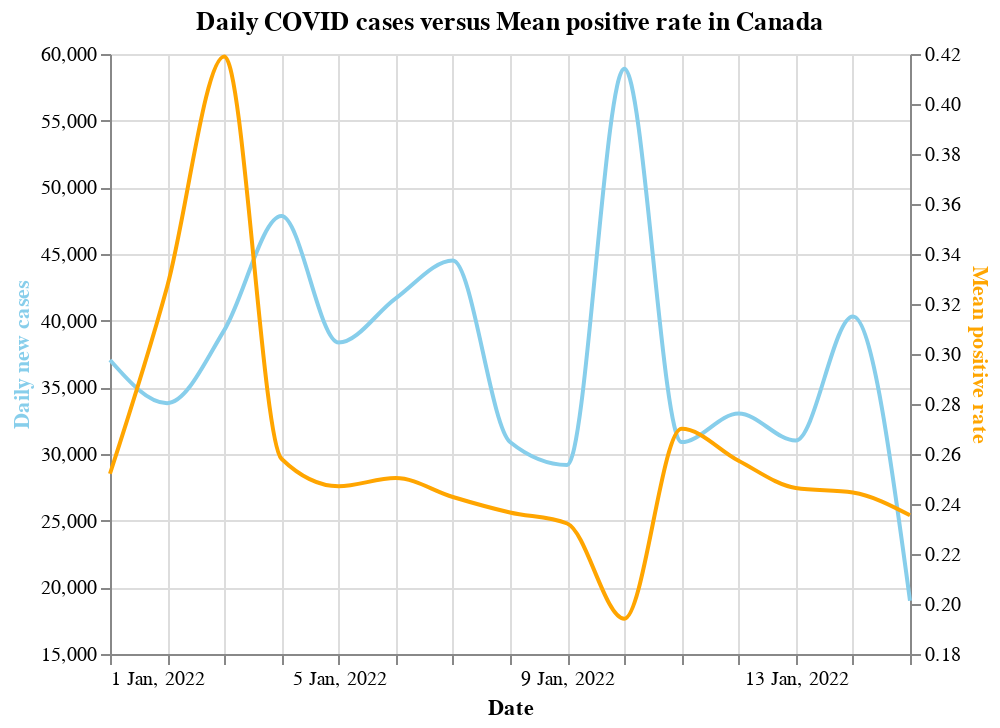

Write notebook code for a chart like this one.
### Markdown cell above
Now we illustrate the trend of new cases for a specific location with another suitable metric using `plot_metric()` function.

### Code cell
plot_metric(location = "Canada", metric="positive_rate", date_from="2022-01-01", date_to="2022-01-15")

### Figure 1 — Vega-Lite specification as saved in the notebook (floating-point values rounded to 4 significant figures)
{"config": {"view": {"continuousWidth": 400, "continuousHeight": 300}}, "layer": [{"mark": {"type": "line", "color": "skyblue", "interpolate": "monotone"}, "encoding": {"x": {"axis": {"format": "%e %b, %Y"}, "field": "date", "timeUnit": "yearmonthdate", "title": "Date", "type": "temporal"}, "y": {"aggregate": "sum", "axis": {"title": "Daily new cases", "titleColor": "skyblue"}, "field": "new_cases", "scale": {"zero": false}, "type": "quantitative"}}}, {"mark": {"type": "line", "color": "orange", "interpolate": "monotone"}, "encoding": {"x": {"axis": {"format": "%e %b, %Y"}, "field": "date", "timeUnit": "yearmonthdate", "title": "Date", "type": "temporal"}, "y": {"aggregate": "mean", "axis": {"title": "Mean positive rate", "titleColor": "orange"}, "field": "positive_rate", "scale": {"zero": false}, "type": "quantitative"}}}], "data": {"name": "data-9360b30a076f529805b644f244a5b6f2"}, "resolve": {"scale": {"y": "independent"}}, "title": "Daily COVID cases versus Mean positive rate in Canada", "$schema": "https://vega.github.io/schema/vega-lite/v4.17.0.json", "datasets": {"data-9360b30a076f529805b644f244a5b6f2": [{"iso_code": "CAN", "continent": "North America", "location": "Canada", "date": "2022-01-01T00:00:00", "total_cases": 2220000.0, "new_cases": 37050.0, "new_cases_smoothed": 32870.0, "total_deaths": 30340.0, "new_deaths": 21.0, "new_deaths_smoothed": 26.71, "total_cases_per_million": 58310.0, "new_cases_per_million": 973.3, "new_cases_smoothed_per_million": 863.4, "total_deaths_per_million": 797.0, "new_deaths_per_million": 0.552, "new_deaths_smoothed_per_million": 0.702, "reproduction_rate": 1.57, "icu_patients": 555.0, "icu_patients_per_million": 14.58, "hosp_patients": 3416.0, "hosp_patients_per_million": 89.73, "weekly_icu_admissions": null, "weekly_icu_admissions_per_million": null, "weekly_hosp_admissions": null, "weekly_hosp_admissions_per_million": null, "new_tests": 96060.0, "total_tests": 52760000.0, "total_tests_per_thousand": 1386.0, "new_tests_per_thousand": 2.523, "new_tests_smoothed": 130300.0, "new_tests_smoothed_per_thousand": 3.424, "positive_rate": 0.2521, "tests_per_case": 4.0, "tests_units": "tests performed", "total_vaccinations": 68860000.0, "people_vaccinated": 31750000.0, "people_fully_vaccinated": 29420000.0, "total_boosters": 7688000.0, "new_vaccinations": 102400.0, "new_vaccinations_smoothed": 237800.0, "total_vaccinations_per_hundred": 180.9, "people_vaccinated_per_hundred": 83.41, "people_fully_vaccinated_per_hundred": 77.28, "total_boosters_per_hundred": 20.2, "new_vaccinations_smoothed_per_million": 6247.0, "new_people_vaccinated_smoothed": 15260.0, "new_people_vaccinated_smoothed_per_hundred": 0.04, "stringency_index": 71.76, "population": 38070000.0, "population_density": 4.037, "median_age": 41.4, "aged_65_older": 16.98, "aged_70_older": 10.8, "gdp_per_capita": 44020.0, "extreme_poverty": 0.5, "cardiovasc_death_rate": 105.6, "diabetes_prevalence": 7.37, "female_smokers": 12.0, "male_smokers": 16.6, "handwashing_facilities": null, "hospital_beds_per_thousand": 2.5, "life_expectancy": 82.43, "human_development_index": 0.929, "excess_mortality_cumulative_absolute": null, "excess_mortality_cumulative": null, "excess_mortality": null, "excess_mortality_cumulative_per_million": null}, {"iso_code": "CAN", "continent": "North America", "location": "Canada", "date": "2022-01-02T00:00:00", "total_cases": 2254000.0, "new_cases": 33820.0, "new_cases_smoothed": 35080.0, "total_deaths": 30370.0, "new_deaths": 30.0, "new_deaths_smoothed": 29.57, "total_cases_per_million": 59200.0, "new_cases_per_million": 888.3, "new_cases_smoothed_per_million": 921.6, "total_deaths_per_million": 797.8, "new_deaths_per_million": 0.788, "new_deaths_smoothed_per_million": 0.777, "reproduction_rate": 1.52, "icu_patients": 574.0, "icu_patients_per_million": 15.08, "hosp_patients": 3289.0, "hosp_patients_per_million": 86.4, "weekly_icu_admissions": null, "weekly_icu_admissions_per_million": null, "weekly_hosp_admissions": null, "weekly_hosp_admissions_per_million": null, "new_tests": 15660.0, "total_tests": 52770000.0, "total_tests_per_thousand": 1386.0, "new_tests_per_thousand": 0.411, "new_tests_smoothed": 107300.0, "new_tests_smoothed_per_thousand": 2.819, "positive_rate": 0.3269, "tests_per_case": 3.1, "tests_units": "tests performed", "total_vaccinations": 68880000.0, "people_vaccinated": 31750000.0, "people_fully_vaccinated": 29420000.0, "total_boosters": 7707000.0, "new_vaccinations": 22050.0, "new_vaccinations_smoothed": 239000.0, "total_vaccinations_per_hundred": 180.9, "people_vaccinated_per_hundred": 83.41, "people_fully_vaccinated_per_hundred": 77.28, "total_boosters_per_hundred": 20.25, "new_vaccinations_smoothed_per_million": 6277.0, "new_people_vaccinated_smoothed": 15380.0, "new_people_vaccinated_smoothed_per_hundred": 0.04, "stringency_index": 71.76, "population": 38070000.0, "population_density": 4.037, "median_age": 41.4, "aged_65_older": 16.98, "aged_70_older": 10.8, "gdp_per_capita": 44020.0, "extreme_poverty": 0.5, "cardiovasc_death_rate": 105.6, "diabetes_prevalence": 7.37, "female_smokers": 12.0, "male_smokers": 16.6, "handwashing_facilities": null, "hospital_beds_per_thousand": 2.5, "life_expectancy": 82.43, "human_development_index": 0.929, "excess_mortality_cumulative_absolute": null, "excess_mortality_cumulative": null, "excess_mortality": null, "excess_mortality_cumulative_per_million": null}, {"iso_code": "CAN", "continent": "North America", "location": "Canada", "date": "2022-01-03T00:00:00", "total_cases": 2293000.0, "new_cases": 39290.0, "new_cases_smoothed": 37700.0, "total_deaths": 30400.0, "new_deaths": 30.0, "new_deaths_smoothed": 30.0, "total_cases_per_million": 60230.0, "new_cases_per_million": 1032.0, "new_cases_smoothed_per_million": 990.2, "total_deaths_per_million": 798.6, "new_deaths_per_million": 0.788, "new_deaths_smoothed_per_million": 0.788, "reproduction_rate": 1.47, "icu_patients": 615.0, "icu_patients_per_million": 16.16, "hosp_patients": 3614.0, "hosp_patients_per_million": 94.94, "weekly_icu_admissions": null, "weekly_icu_admissions_per_million": null, "weekly_hosp_admissions": null, "weekly_hosp_admissions_per_million": null, "new_tests": 14510.0, "total_tests": 52790000.0, "total_tests_per_thousand": 1387.0, "new_tests_per_thousand": 0.381, "new_tests_smoothed": 89960.0, "new_tests_smoothed_per_thousand": 2.363, "positive_rate": 0.419, "tests_per_case": 2.4, "tests_units": "tests performed", "total_vaccinations": 68980000.0, "people_vaccinated": 31760000.0, "people_fully_vaccinated": 29430000.0, "total_boosters": 7792000.0, "new_vaccinations": 97900.0, "new_vaccinations_smoothed": 241200.0, "total_vaccinations_per_hundred": 181.2, "people_vaccinated_per_hundred": 83.43, "people_fully_vaccinated_per_hundred": 77.3, "total_boosters_per_hundred": 20.47, "new_vaccinations_smoothed_per_million": 6337.0, "new_people_vaccinated_smoothed": 15900.0, "new_people_vaccinated_smoothed_per_hundred": 0.042, "stringency_index": 75.46, "population": 38070000.0, "population_density": 4.037, "median_age": 41.4, "aged_65_older": 16.98, "aged_70_older": 10.8, "gdp_per_capita": 44020.0, "extreme_poverty": 0.5, "cardiovasc_death_rate": 105.6, "diabetes_prevalence": 7.37, "female_smokers": 12.0, "male_smokers": 16.6, "handwashing_facilities": null, "hospital_beds_per_thousand": 2.5, "life_expectancy": 82.43, "human_development_index": 0.929, "excess_mortality_cumulative_absolute": null, "excess_mortality_cumulative": null, "excess_mortality": null, "excess_mortality_cumulative_per_million": null}, {"iso_code": "CAN", "continent": "North America", "location": "Canada", "date": "2022-01-04T00:00:00", "total_cases": 2341000.0, "new_cases": 47840.0, "new_cases_smoothed": 41020.0, "total_deaths": 30440.0, "new_deaths": 36.0, "new_deaths_smoothed": 31.0, "total_cases_per_million": 61490.0, "new_cases_per_million": 1257.0, "new_cases_smoothed_per_million": 1078.0, "total_deaths_per_million": 799.5, "new_deaths_per_million": 0.946, "new_deaths_smoothed_per_million": 0.814, "reproduction_rate": 1.44, "icu_patients": 662.0, "icu_patients_per_million": 17.39, "hosp_patients": 4059.0, "hosp_patients_per_million": 106.6, "weekly_icu_admissions": null, "weekly_icu_admissions_per_million": null, "weekly_hosp_admissions": null, "weekly_hosp_admissions_per_million": null, "new_tests": 601300.0, "total_tests": 53390000.0, "total_tests_per_thousand": 1402.0, "new_tests_per_thousand": 15.79, "new_tests_smoothed": 158900.0, "new_tests_smoothed_per_thousand": 4.175, "positive_rate": 0.2581, "tests_per_case": 3.9, "tests_units": "tests performed", "total_vaccinations": 69560000.0, "people_vaccinated": 31800000.0, "people_fully_vaccinated": 29450000.0, "total_boosters": 8315000.0, "new_vaccinations": 583800.0, "new_vaccinations_smoothed": 284700.0, "total_vaccinations_per_hundred": 182.7, "people_vaccinated_per_hundred": 83.53, "people_fully_vaccinated_per_hundred": 77.36, "total_boosters_per_hundred": 21.84, "new_vaccinations_smoothed_per_million": 7480.0, "new_people_vaccinated_smoothed": 19320.0, "new_people_vaccinated_smoothed_per_hundred": 0.051, "stringency_index": 75.46, "population": 38070000.0, "population_density": 4.037, "median_age": 41.4, "aged_65_older": 16.98, "aged_70_older": 10.8, "gdp_per_capita": 44020.0, "extreme_poverty": 0.5, "cardiovasc_death_rate": 105.6, "diabetes_prevalence": 7.37, "female_smokers": 12.0, "male_smokers": 16.6, "handwashing_facilities": null, "hospital_beds_per_thousand": 2.5, "life_expectancy": 82.43, "human_development_index": 0.929, "excess_mortality_cumulative_absolute": null, "excess_mortality_cumulative": null, "excess_mortality": null, "excess_mortality_cumulative_per_million": null}, {"iso_code": "CAN", "continent": "North America", "location": "Canada", "date": "2022-01-05T00:00:00", "total_cases": 2379000.0, "new_cases": 38350.0, "new_cases_smoothed": 39520.0, "total_deaths": 30520.0, "new_deaths": 89.0, "new_deaths_smoothed": 38.71, "total_cases_per_million": 62500.0, "new_cases_per_million": 1008.0, "new_cases_smoothed_per_million": 1038.0, "total_deaths_per_million": 801.9, "new_deaths_per_million": 2.338, "new_deaths_smoothed_per_million": 1.017, "reproduction_rate": 1.36, "icu_patients": 701.0, "icu_patients_per_million": 18.41, "hosp_patients": 5083.0, "hosp_patients_per_million": 133.5, "weekly_icu_admissions": null, "weekly_icu_admissions_per_million": null, "weekly_hosp_admissions": null, "weekly_hosp_admissions_per_million": null, "new_tests": 137800.0, "total_tests": 53530000.0, "total_tests_per_thousand": 1406.0, "new_tests_per_thousand": 3.619, "new_tests_smoothed": 159900.0, "new_tests_smoothed_per_thousand": 4.201, "positive_rate": 0.2471, "tests_per_case": 4.0, "tests_units": "tests performed", "total_vaccinations": 69950000.0, "people_vaccinated": 31820000.0, "people_fully_vaccinated": 29470000.0, "total_boosters": 8666000.0, "new_vaccinations": 389800.0, "new_vaccinations_smoothed": 266700.0, "total_vaccinations_per_hundred": 183.8, "people_vaccinated_per_hundred": 83.59, "people_fully_vaccinated_per_hundred": 77.41, "total_boosters_per_hundred": 22.76, "new_vaccinations_smoothed_per_million": 7007.0, "new_people_vaccinated_smoothed": 16750.0, "new_people_vaccinated_smoothed_per_hundred": 0.044, "stringency_index": 75.46, "population": 38070000.0, "population_density": 4.037, "median_age": 41.4, "aged_65_older": 16.98, "aged_70_older": 10.8, "gdp_per_capita": 44020.0, "extreme_poverty": 0.5, "cardiovasc_death_rate": 105.6, "diabetes_prevalence": 7.37, "female_smokers": 12.0, "male_smokers": 16.6, "handwashing_facilities": null, "hospital_beds_per_thousand": 2.5, "life_expectancy": 82.43, "human_development_index": 0.929, "excess_mortality_cumulative_absolute": null, "excess_mortality_cumulative": null, "excess_mortality": null, "excess_mortality_cumulative_per_million": null}, {"iso_code": "CAN", "continent": "North America", "location": "Canada", "date": "2022-01-06T00:00:00", "total_cases": 2421000.0, "new_cases": 41670.0, "new_cases_smoothed": 39810.0, "total_deaths": 30580.0, "new_deaths": 60.0, "new_deaths_smoothed": 43.43, "total_cases_per_million": 63590.0, "new_cases_per_million": 1095.0, "new_cases_smoothed_per_million": 1046.0, "total_deaths_per_million": 803.4, "new_deaths_per_million": 1.576, "new_deaths_smoothed_per_million": 1.141, "reproduction_rate": 1.31, "icu_patients": 753.0, "icu_patients_per_million": 19.78, "hosp_patients": 5532.0, "hosp_patients_per_million": 145.3, "weekly_icu_admissions": null, "weekly_icu_admissions_per_million": null, "weekly_hosp_admissions": null, "weekly_hosp_admissions_per_million": null, "new_tests": 145800.0, "total_tests": 53670000.0, "total_tests_per_thousand": 1410.0, "new_tests_per_thousand": 3.83, "new_tests_smoothed": 158900.0, "new_tests_smoothed_per_thousand": 4.175, "positive_rate": 0.2504, "tests_per_case": 4.0, "tests_units": "tests performed", "total_vaccinations": 70370000.0, "people_vaccinated": 31840000.0, "people_fully_vaccinated": 29490000.0, "total_boosters": 9042000.0, "new_vaccinations": 418400.0, "new_vaccinations_smoothed": 277600.0, "total_vaccinations_per_hundred": 184.9, "people_vaccinated_per_hundred": 83.64, "people_fully_vaccinated_per_hundred": 77.47, "total_boosters_per_hundred": 23.75, "new_vaccinations_smoothed_per_million": 7292.0, "new_people_vaccinated_smoothed": 16440.0, "new_people_vaccinated_smoothed_per_hundred": 0.043, "stringency_index": 75.46, "population": 38070000.0, "population_density": 4.037, "median_age": 41.4, "aged_65_older": 16.98, "aged_70_older": 10.8, "gdp_per_capita": 44020.0, "extreme_poverty": 0.5, "cardiovasc_death_rate": 105.6, "diabetes_prevalence": 7.37, "female_smokers": 12.0, "male_smokers": 16.6, "handwashing_facilities": null, "hospital_beds_per_thousand": 2.5, "life_expectancy": 82.43, "human_development_index": 0.929, "excess_mortality_cumulative_absolute": null, "excess_mortality_cumulative": null, "excess_mortality": null, "excess_mortality_cumulative_per_million": null}, {"iso_code": "CAN", "continent": "North America", "location": "Canada", "date": "2022-01-07T00:00:00", "total_cases": 2465000.0, "new_cases": 44510.0, "new_cases_smoothed": 40360.0, "total_deaths": 30670.0, "new_deaths": 83.0, "new_deaths_smoothed": 49.86, "total_cases_per_million": 64760.0, "new_cases_per_million": 1169.0, "new_cases_smoothed_per_million": 1060.0, "total_deaths_per_million": 805.6, "new_deaths_per_million": 2.18, "new_deaths_smoothed_per_million": 1.31, "reproduction_rate": 1.25, "icu_patients": 793.0, "icu_patients_per_million": 20.83, "hosp_patients": 5981.0, "hosp_patients_per_million": 157.1, "weekly_icu_admissions": null, "weekly_icu_admissions_per_million": null, "weekly_hosp_admissions": null, "weekly_hosp_admissions_per_million": null, "new_tests": 152700.0, "total_tests": 53830000.0, "total_tests_per_thousand": 1414.0, "new_tests_per_thousand": 4.011, "new_tests_smoothed": 166300.0, "new_tests_smoothed_per_thousand": 4.367, "positive_rate": 0.2428, "tests_per_case": 4.1, "tests_units": "tests performed", "total_vaccinations": 70800000.0, "people_vaccinated": 31870000.0, "people_fully_vaccinated": 29500000.0, "total_boosters": 9425000.0, "new_vaccinations": 427700.0, "new_vaccinations_smoothed": 291700.0, "total_vaccinations_per_hundred": 186.0, "people_vaccinated_per_hundred": 83.72, "people_fully_vaccinated_per_hundred": 77.5, "total_boosters_per_hundred": 24.76, "new_vaccinations_smoothed_per_million": 7663.0, "new_people_vaccinated_smoothed": 17760.0, "new_people_vaccinated_smoothed_per_hundred": 0.047, "stringency_index": 75.46, "population": 38070000.0, "population_density": 4.037, "median_age": 41.4, "aged_65_older": 16.98, "aged_70_older": 10.8, "gdp_per_capita": 44020.0, "extreme_poverty": 0.5, "cardiovasc_death_rate": 105.6, "diabetes_prevalence": 7.37, "female_smokers": 12.0, "male_smokers": 16.6, "handwashing_facilities": null, "hospital_beds_per_thousand": 2.5, "life_expectancy": 82.43, "human_development_index": 0.929, "excess_mortality_cumulative_absolute": null, "excess_mortality_cumulative": null, "excess_mortality": null, "excess_mortality_cumulative_per_million": null}, {"iso_code": "CAN", "continent": "North America", "location": "Canada", "date": "2022-01-08T00:00:00", "total_cases": 2496000.0, "new_cases": 30900.0, "new_cases_smoothed": 39480.0, "total_deaths": 30700.0, "new_deaths": 31.0, "new_deaths_smoothed": 51.29, "total_cases_per_million": 65570.0, "new_cases_per_million": 811.8, "new_cases_smoothed_per_million": 1037.0, "total_deaths_per_million": 806.4, "new_deaths_per_million": 0.814, "new_deaths_smoothed_per_million": 1.347, "reproduction_rate": 1.2, "icu_patients": 858.0, "icu_patients_per_million": 22.54, "hosp_patients": 6286.0, "hosp_patients_per_million": 165.1, "weekly_icu_admissions": null, "weekly_icu_admissions_per_million": null, "weekly_hosp_admissions": null, "weekly_hosp_admissions_per_million": null, "new_tests": 100600.0, "total_tests": 53930000.0, "total_tests_per_thousand": 1417.0, "new_tests_per_thousand": 2.643, "new_tests_smoothed": 166900.0, "new_tests_smoothed_per_thousand": 4.384, "positive_rate": 0.2366, "tests_per_case": 4.2, "tests_units": "tests performed", "total_vaccinations": 71100000.0, "people_vaccinated": 31890000.0, "people_fully_vaccinated": 29520000.0, "total_boosters": 9695000.0, "new_vaccinations": 300500.0, "new_vaccinations_smoothed": 320000.0, "total_vaccinations_per_hundred": 186.8, "people_vaccinated_per_hundred": 83.76, "people_fully_vaccinated_per_hundred": 77.54, "total_boosters_per_hundred": 25.47, "new_vaccinations_smoothed_per_million": 8406.0, "new_people_vaccinated_smoothed": 19240.0, "new_people_vaccinated_smoothed_per_hundred": 0.051, "stringency_index": 75.46, "population": 38070000.0, "population_density": 4.037, "median_age": 41.4, "aged_65_older": 16.98, "aged_70_older": 10.8, "gdp_per_capita": 44020.0, "extreme_poverty": 0.5, "cardiovasc_death_rate": 105.6, "diabetes_prevalence": 7.37, "female_smokers": 12.0, "male_smokers": 16.6, "handwashing_facilities": null, "hospital_beds_per_thousand": 2.5, "life_expectancy": 82.43, "human_development_index": 0.929, "excess_mortality_cumulative_absolute": null, "excess_mortality_cumulative": null, "excess_mortality": null, "excess_mortality_cumulative_per_million": null}, {"iso_code": "CAN", "continent": "North America", "location": "Canada", "date": "2022-01-09T00:00:00", "total_cases": 2525000.0, "new_cases": 29180.0, "new_cases_smoothed": 38820.0, "total_deaths": 30760.0, "new_deaths": 66.0, "new_deaths_smoothed": 56.43, "total_cases_per_million": 66340.0, "new_cases_per_million": 766.6, "new_cases_smoothed_per_million": 1020.0, "total_deaths_per_million": 808.2, "new_deaths_per_million": 1.734, "new_deaths_smoothed_per_million": 1.482, "reproduction_rate": 1.15, "icu_patients": 896.0, "icu_patients_per_million": 23.54, "hosp_patients": 6255.0, "hosp_patients_per_million": 164.3, "weekly_icu_admissions": null, "weekly_icu_admissions_per_million": null, "weekly_hosp_admissions": null, "weekly_hosp_admissions_per_million": null, "new_tests": 17880.0, "total_tests": 53940000.0, "total_tests_per_thousand": 1417.0, "new_tests_per_thousand": 0.47, "new_tests_smoothed": 167200.0, "new_tests_smoothed_per_thousand": 4.393, "positive_rate": 0.2322, "tests_per_case": 4.3, "tests_units": "tests performed", "total_vaccinations": 71320000.0, "people_vaccinated": 31900000.0, "people_fully_vaccinated": 29530000.0, "total_boosters": 9884000.0, "new_vaccinations": 216500.0, "new_vaccinations_smoothed": 347800.0, "total_vaccinations_per_hundred": 187.3, "people_vaccinated_per_hundred": 83.81, "people_fully_vaccinated_per_hundred": 77.57, "total_boosters_per_hundred": 25.96, "new_vaccinations_smoothed_per_million": 9136.0, "new_people_vaccinated_smoothed": 21460.0, "new_people_vaccinated_smoothed_per_hundred": 0.056, "stringency_index": 75.46, "population": 38070000.0, "population_density": 4.037, "median_age": 41.4, "aged_65_older": 16.98, "aged_70_older": 10.8, "gdp_per_capita": 44020.0, "extreme_poverty": 0.5, "cardiovasc_death_rate": 105.6, "diabetes_prevalence": 7.37, "female_smokers": 12.0, "male_smokers": 16.6, "handwashing_facilities": null, "hospital_beds_per_thousand": 2.5, "life_expectancy": 82.43, "human_development_index": 0.929, "excess_mortality_cumulative_absolute": null, "excess_mortality_cumulative": null, "excess_mortality": null, "excess_mortality_cumulative_per_million": null}, {"iso_code": "CAN", "continent": "North America", "location": "Canada", "date": "2022-01-10T00:00:00", "total_cases": 2584000.0, "new_cases": 58890.0, "new_cases_smoothed": 41620.0, "total_deaths": 30860.0, "new_deaths": 96.0, "new_deaths_smoothed": 65.86, "total_cases_per_million": 67890.0, "new_cases_per_million": 1547.0, "new_cases_smoothed_per_million": 1093.0, "total_deaths_per_million": 810.7, "new_deaths_per_million": 2.522, "new_deaths_smoothed_per_million": 1.73, "reproduction_rate": 1.1, "icu_patients": 917.0, "icu_patients_per_million": 24.09, "hosp_patients": 6733.0, "hosp_patients_per_million": 176.9, "weekly_icu_admissions": null, "weekly_icu_admissions_per_million": null, "weekly_hosp_admissions": null, "weekly_hosp_admissions_per_million": null, "new_tests": 345300.0, "total_tests": 54290000.0, "total_tests_per_thousand": 1426.0, "new_tests_per_thousand": 9.07, "new_tests_smoothed": 214500.0, "new_tests_smoothed_per_thousand": 5.634, "positive_rate": 0.1941, "tests_per_case": 5.2, "tests_units": "tests performed", "total_vaccinations": 71720000.0, "people_vaccinated": 31930000.0, "people_fully_vaccinated": 29550000.0, "total_boosters": 10230000.0, "new_vaccinations": 400900.0, "new_vaccinations_smoothed": 391100.0, "total_vaccinations_per_hundred": 188.4, "people_vaccinated_per_hundred": 83.88, "people_fully_vaccinated_per_hundred": 77.63, "total_boosters_per_hundred": 26.88, "new_vaccinations_smoothed_per_million": 10270.0, "new_people_vaccinated_smoothed": 24490.0, "new_people_vaccinated_smoothed_per_hundred": 0.064, "stringency_index": 75.46, "population": 38070000.0, "population_density": 4.037, "median_age": 41.4, "aged_65_older": 16.98, "aged_70_older": 10.8, "gdp_per_capita": 44020.0, "extreme_poverty": 0.5, "cardiovasc_death_rate": 105.6, "diabetes_prevalence": 7.37, "female_smokers": 12.0, "male_smokers": 16.6, "handwashing_facilities": null, "hospital_beds_per_thousand": 2.5, "life_expectancy": 82.43, "human_development_index": 0.929, "excess_mortality_cumulative_absolute": null, "excess_mortality_cumulative": null, "excess_mortality": null, "excess_mortality_cumulative_per_million": null}, {"iso_code": "CAN", "continent": "North America", "location": "Canada", "date": "2022-01-11T00:00:00", "total_cases": 2615000.0, "new_cases": 30890.0, "new_cases_smoothed": 39200.0, "total_deaths": 30960.0, "new_deaths": 96.0, "new_deaths_smoothed": 74.43, "total_cases_per_million": 68700.0, "new_cases_per_million": 811.5, "new_cases_smoothed_per_million": 1030.0, "total_deaths_per_million": 813.2, "new_deaths_per_million": 2.522, "new_deaths_smoothed_per_million": 1.955, "reproduction_rate": 1.04, "icu_patients": 980.0, "icu_patients_per_million": 25.74, "hosp_patients": 7829.0, "hosp_patients_per_million": 205.7, "weekly_icu_admissions": null, "weekly_icu_admissions_per_million": null, "weekly_hosp_admissions": null, "weekly_hosp_admissions_per_million": null, "new_tests": 115900.0, "total_tests": 54410000.0, "total_tests_per_thousand": 1429.0, "new_tests_per_thousand": 3.044, "new_tests_smoothed": 145100.0, "new_tests_smoothed_per_thousand": 3.812, "positive_rate": 0.2701, "tests_per_case": 3.7, "tests_units": "tests performed", "total_vaccinations": 72140000.0, "people_vaccinated": 31950000.0, "people_fully_vaccinated": 29570000.0, "total_boosters": 10610000.0, "new_vaccinations": 420300.0, "new_vaccinations_smoothed": 367700.0, "total_vaccinations_per_hundred": 189.5, "people_vaccinated_per_hundred": 83.94, "people_fully_vaccinated_per_hundred": 77.68, "total_boosters_per_hundred": 27.88, "new_vaccinations_smoothed_per_million": 9660.0, "new_people_vaccinated_smoothed": 22350.0, "new_people_vaccinated_smoothed_per_hundred": 0.059, "stringency_index": 75.46, "population": 38070000.0, "population_density": 4.037, "median_age": 41.4, "aged_65_older": 16.98, "aged_70_older": 10.8, "gdp_per_capita": 44020.0, "extreme_poverty": 0.5, "cardiovasc_death_rate": 105.6, "diabetes_prevalence": 7.37, "female_smokers": 12.0, "male_smokers": 16.6, "handwashing_facilities": null, "hospital_beds_per_thousand": 2.5, "life_expectancy": 82.43, "human_development_index": 0.929, "excess_mortality_cumulative_absolute": null, "excess_mortality_cumulative": null, "excess_mortality": null, "excess_mortality_cumulative_per_million": null}, {"iso_code": "CAN", "continent": "North America", "location": "Canada", "date": "2022-01-12T00:00:00", "total_cases": 2648000.0, "new_cases": 33040.0, "new_cases_smoothed": 38440.0, "total_deaths": 31080.0, "new_deaths": 124.0, "new_deaths_smoothed": 79.43, "total_cases_per_million": 69570.0, "new_cases_per_million": 867.9, "new_cases_smoothed_per_million": 1010.0, "total_deaths_per_million": 816.5, "new_deaths_per_million": 3.257, "new_deaths_smoothed_per_million": 2.086, "reproduction_rate": 0.99, "icu_patients": 1022.0, "icu_patients_per_million": 26.85, "hosp_patients": 8314.0, "hosp_patients_per_million": 218.4, "weekly_icu_admissions": null, "weekly_icu_admissions_per_million": null, "weekly_hosp_admissions": null, "weekly_hosp_admissions_per_million": null, "new_tests": 167700.0, "total_tests": 54570000.0, "total_tests_per_thousand": 1434.0, "new_tests_per_thousand": 4.406, "new_tests_smoothed": 149400.0, "new_tests_smoothed_per_thousand": 3.925, "positive_rate": 0.2573, "tests_per_case": 3.9, "tests_units": "tests performed", "total_vaccinations": 72540000.0, "people_vaccinated": 31980000.0, "people_fully_vaccinated": 29590000.0, "total_boosters": 10970000.0, "new_vaccinations": 401100.0, "new_vaccinations_smoothed": 369300.0, "total_vaccinations_per_hundred": 190.6, "people_vaccinated_per_hundred": 84.0, "people_fully_vaccinated_per_hundred": 77.73, "total_boosters_per_hundred": 28.82, "new_vaccinations_smoothed_per_million": 9702.0, "new_people_vaccinated_smoothed": 22600.0, "new_people_vaccinated_smoothed_per_hundred": 0.059, "stringency_index": 75.46, "population": 38070000.0, "population_density": 4.037, "median_age": 41.4, "aged_65_older": 16.98, "aged_70_older": 10.8, "gdp_per_capita": 44020.0, "extreme_poverty": 0.5, "cardiovasc_death_rate": 105.6, "diabetes_prevalence": 7.37, "female_smokers": 12.0, "male_smokers": 16.6, "handwashing_facilities": null, "hospital_beds_per_thousand": 2.5, "life_expectancy": 82.43, "human_development_index": 0.929, "excess_mortality_cumulative_absolute": null, "excess_mortality_cumulative": null, "excess_mortality": null, "excess_mortality_cumulative_per_million": null}, {"iso_code": "CAN", "continent": "North America", "location": "Canada", "date": "2022-01-13T00:00:00", "total_cases": 2679000.0, "new_cases": 31010.0, "new_cases_smoothed": 36920.0, "total_deaths": 31190.0, "new_deaths": 110.0, "new_deaths_smoothed": 86.57, "total_cases_per_million": 70380.0, "new_cases_per_million": 814.6, "new_cases_smoothed_per_million": 969.8, "total_deaths_per_million": 819.4, "new_deaths_per_million": 2.89, "new_deaths_smoothed_per_million": 2.274, "reproduction_rate": 0.95, "icu_patients": 1027.0, "icu_patients_per_million": 26.98, "hosp_patients": 8737.0, "hosp_patients_per_million": 229.5, "weekly_icu_admissions": null, "weekly_icu_admissions_per_million": null, "weekly_hosp_admissions": null, "weekly_hosp_admissions_per_million": null, "new_tests": 148700.0, "total_tests": 54720000.0, "total_tests_per_thousand": 1437.0, "new_tests_per_thousand": 3.907, "new_tests_smoothed": 149800.0, "new_tests_smoothed_per_thousand": 3.936, "positive_rate": 0.2464, "tests_per_case": 4.1, "tests_units": "tests performed", "total_vaccinations": 72960000.0, "people_vaccinated": 32010000.0, "people_fully_vaccinated": 29610000.0, "total_boosters": 11340000.0, "new_vaccinations": 421400.0, "new_vaccinations_smoothed": 369800.0, "total_vaccinations_per_hundred": 191.7, "people_vaccinated_per_hundred": 84.08, "people_fully_vaccinated_per_hundred": 77.79, "total_boosters_per_hundred": 29.79, "new_vaccinations_smoothed_per_million": 9714.0, "new_people_vaccinated_smoothed": 23940.0, "new_people_vaccinated_smoothed_per_hundred": 0.063, "stringency_index": 75.46, "population": 38070000.0, "population_density": 4.037, "median_age": 41.4, "aged_65_older": 16.98, "aged_70_older": 10.8, "gdp_per_capita": 44020.0, "extreme_poverty": 0.5, "cardiovasc_death_rate": 105.6, "diabetes_prevalence": 7.37, "female_smokers": 12.0, "male_smokers": 16.6, "handwashing_facilities": null, "hospital_beds_per_thousand": 2.5, "life_expectancy": 82.43, "human_development_index": 0.929, "excess_mortality_cumulative_absolute": null, "excess_mortality_cumulative": null, "excess_mortality": null, "excess_mortality_cumulative_per_million": null}, {"iso_code": "CAN", "continent": "North America", "location": "Canada", "date": "2022-01-14T00:00:00", "total_cases": 2720000.0, "new_cases": 40310.0, "new_cases_smoothed": 36320.0, "total_deaths": 31320.0, "new_deaths": 133.0, "new_deaths_smoothed": 93.71, "total_cases_per_million": 71440.0, "new_cases_per_million": 1059.0, "new_cases_smoothed_per_million": 954.1, "total_deaths_per_million": 822.8, "new_deaths_per_million": 3.494, "new_deaths_smoothed_per_million": 2.462, "reproduction_rate": 0.91, "icu_patients": 1053.0, "icu_patients_per_million": 27.66, "hosp_patients": 9191.0, "hosp_patients_per_million": 241.4, "weekly_icu_admissions": null, "weekly_icu_admissions_per_million": null, "weekly_hosp_admissions": null, "weekly_hosp_admissions_per_million": null, "new_tests": 143500.0, "total_tests": 54870000.0, "total_tests_per_thousand": 1441.0, "new_tests_per_thousand": 3.769, "new_tests_smoothed": 148500.0, "new_tests_smoothed_per_thousand": 3.901, "positive_rate": 0.2446, "tests_per_case": 4.1, "tests_units": "tests performed", "total_vaccinations": 73360000.0, "people_vaccinated": 32030000.0, "people_fully_vaccinated": 29640000.0, "total_boosters": 11680000.0, "new_vaccinations": 396000.0, "new_vaccinations_smoothed": 365300.0, "total_vaccinations_per_hundred": 192.7, "people_vaccinated_per_hundred": 84.15, "people_fully_vaccinated_per_hundred": 77.85, "total_boosters_per_hundred": 30.69, "new_vaccinations_smoothed_per_million": 9595.0, "new_people_vaccinated_smoothed": 23720.0, "new_people_vaccinated_smoothed_per_hundred": 0.062, "stringency_index": 75.46, "population": 38070000.0, "population_density": 4.037, "median_age": 41.4, "aged_65_older": 16.98, "aged_70_older": 10.8, "gdp_per_capita": 44020.0, "extreme_poverty": 0.5, "cardiovasc_death_rate": 105.6, "diabetes_prevalence": 7.37, "female_smokers": 12.0, "male_smokers": 16.6, "handwashing_facilities": null, "hospital_beds_per_thousand": 2.5, "life_expectancy": 82.43, "human_development_index": 0.929, "excess_mortality_cumulative_absolute": null, "excess_mortality_cumulative": null, "excess_mortality": null, "excess_mortality_cumulative_per_million": null}, {"iso_code": "CAN", "continent": "North America", "location": "Canada", "date": "2022-01-15T00:00:00", "total_cases": 2739000.0, "new_cases": 19000.0, "new_cases_smoothed": 34620.0, "total_deaths": 31460.0, "new_deaths": 140.0, "new_deaths_smoothed": 109.3, "total_cases_per_million": 71940.0, "new_cases_per_million": 499.1, "new_cases_smoothed_per_million": 909.4, "total_deaths_per_million": 826.5, "new_deaths_per_million": 3.678, "new_deaths_smoothed_per_million": 2.871, "reproduction_rate": 0.87, "icu_patients": 1086.0, "icu_patients_per_million": 28.53, "hosp_patients": 9463.0, "hosp_patients_per_million": 248.6, "weekly_icu_admissions": null, "weekly_icu_admissions_per_million": null, "weekly_hosp_admissions": null, "weekly_hosp_admissions_per_million": null, "new_tests": 90020.0, "total_tests": 54960000.0, "total_tests_per_thousand": 1444.0, "new_tests_per_thousand": 2.365, "new_tests_smoothed": 147000.0, "new_tests_smoothed_per_thousand": 3.861, "positive_rate": 0.2355, "tests_per_case": 4.2, "tests_units": "tests performed", "total_vaccinations": 73640000.0, "people_vaccinated": 32060000.0, "people_fully_vaccinated": 29660000.0, "total_boosters": 11930000.0, "new_vaccinations": 287500.0, "new_vaccinations_smoothed": 363400.0, "total_vaccinations_per_hundred": 193.4, "people_vaccinated_per_hundred": 84.21, "people_fully_vaccinated_per_hundred": 77.9, "total_boosters_per_hundred": 31.34, "new_vaccinations_smoothed_per_million": 9546.0, "new_people_vaccinated_smoothed": 24290.0, "new_people_vaccinated_smoothed_per_hundred": 0.064, "stringency_index": 75.46, "population": 38070000.0, "population_density": 4.037, "median_age": 41.4, "aged_65_older": 16.98, "aged_70_older": 10.8, "gdp_per_capita": 44020.0, "extreme_poverty": 0.5, "cardiovasc_death_rate": 105.6, "diabetes_prevalence": 7.37, "female_smokers": 12.0, "male_smokers": 16.6, "handwashing_facilities": null, "hospital_beds_per_thousand": 2.5, "life_expectancy": 82.43, "human_development_index": 0.929, "excess_mortality_cumulative_absolute": null, "excess_mortality_cumulative": null, "excess_mortality": null, "excess_mortality_cumulative_per_million": null}]}}
